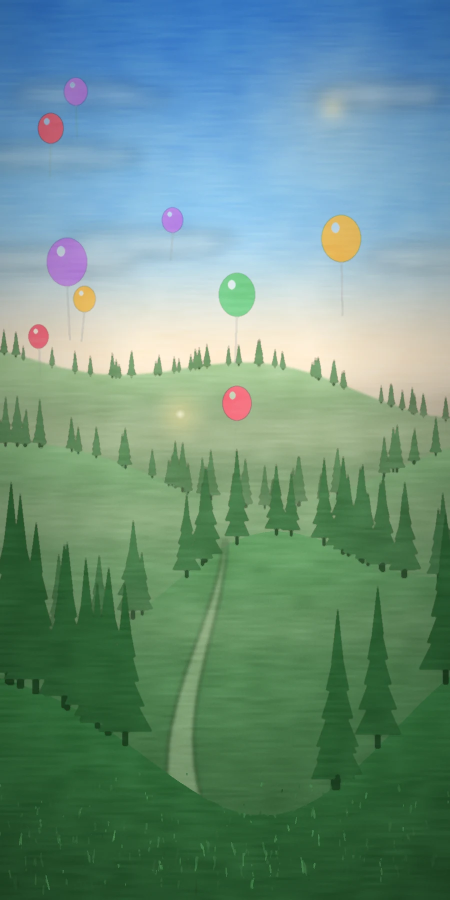
#> input picture assets/images/cheerful/cheerful-01.webp, 900 x 1800 px (shown at 1/2 size)
$ python -i generate-placeholder-images.py   (imports and definitions only)
#> lines starting #> are read from the running program, lines starting #| are printed output that depends on the picture
#> further down, picture is the input picture: PIL image 900x1800 RGB; mean R, G, B 105.6, 144.4, 129.4
#!/usr/bin/env python3
"""
Generates PLACEHOLDER reveal images (portrait 900x1800, WebP) with Pillow.

Procedural, painterly-looking scenes so the game looks presentable before
final artwork exists: layered landscapes for Zen (one day, dawn to night)
and one-point-perspective rooms for Mystery. Final art replaces these via
scripts/import-images.py (see assets/images/PROMPTS.md).

Usage: python3 scripts/generate-placeholder-images.py
"""
import math
import random
from pathlib import Path

from PIL import Image, ImageChops, ImageDraw, ImageFilter

W, H = 900, 1800
HORIZON = 0.40  # Zen horizon height (fraction from top); same in every picture
OUT = Path(__file__).resolve().parent.parent / "assets" / "images"


# --------------------------------------------------------------------------- helpers

def lerp(a, b, t):
    return a + (b - a) * t


def mix(c1, c2, t):
    return tuple(int(round(lerp(a, b, t))) for a, b in zip(c1, c2))


def shade(c, k):
    return tuple(max(0, min(255, int(v * k))) for v in c)


# [15 lines left out: function vgrad, not called in this run]


def new_layer():
    return Image.new("RGBA", (W, H), (0, 0, 0, 0))


# [180 lines left out: functions glow, paste_poly, ridge_points, hill, mist, pine and 9 more, not called in this run]


def painterly(img, vignette=0.35, seed=0):
    """Shared finish: paint-like patches, watercolour mottling, brush grain, vignette."""
#> called with vignette = 0.35, seed = 0
    random.seed(seed)
    img = img.convert("RGB").filter(ImageFilter.MedianFilter(5))
    blot = Image.effect_noise((W // 12, H // 12), 46).filter(ImageFilter.GaussianBlur(1.3)).resize((W, H), Image.BICUBIC)
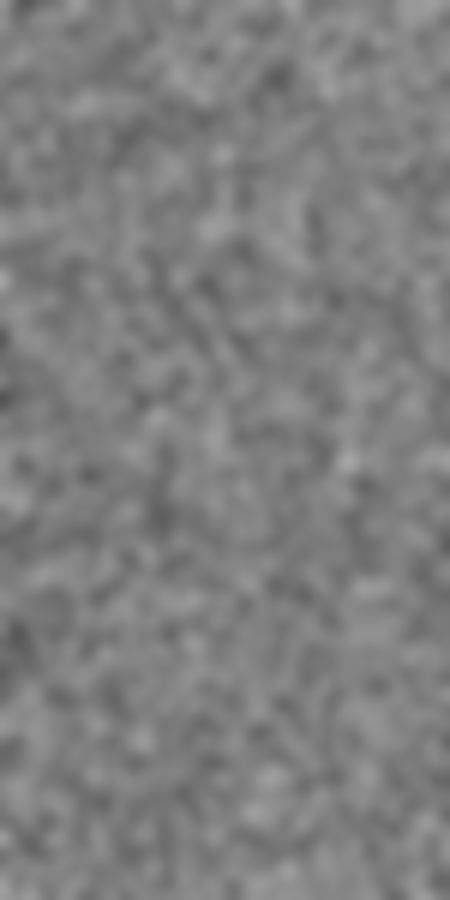
#> blot: PIL image 900x1800 L (shown at 1/2 size); min 83, max 164, mean 126.7
    img = Image.blend(img, ImageChops.soft_light(img, Image.merge("RGB", [blot] * 3)), 0.55)
    strokes = Image.effect_noise((W // 45, H // 5), 50).resize((W, H), Image.BICUBIC)
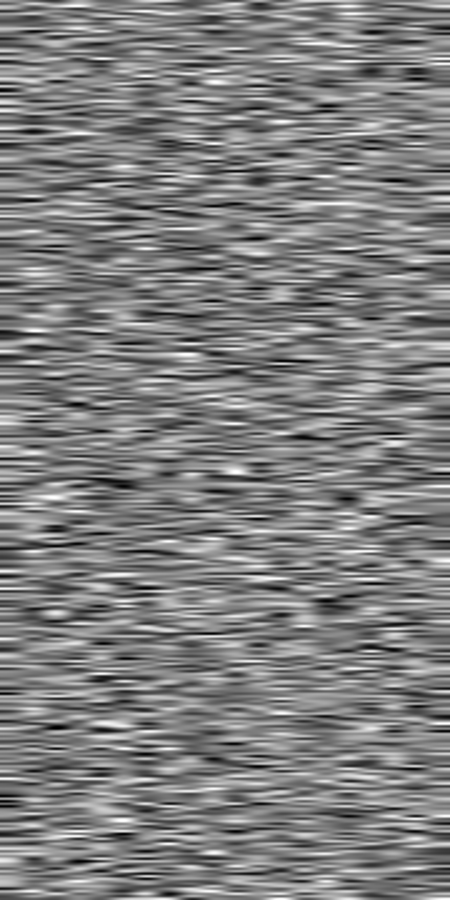
#> strokes: PIL image 900x1800 L (shown at 1/2 size); min 0, max 255, mean 126.9
    img = Image.blend(img, ImageChops.soft_light(img, Image.merge("RGB", [strokes] * 3)), 0.14)
    grain = Image.effect_noise((W, H), 20)
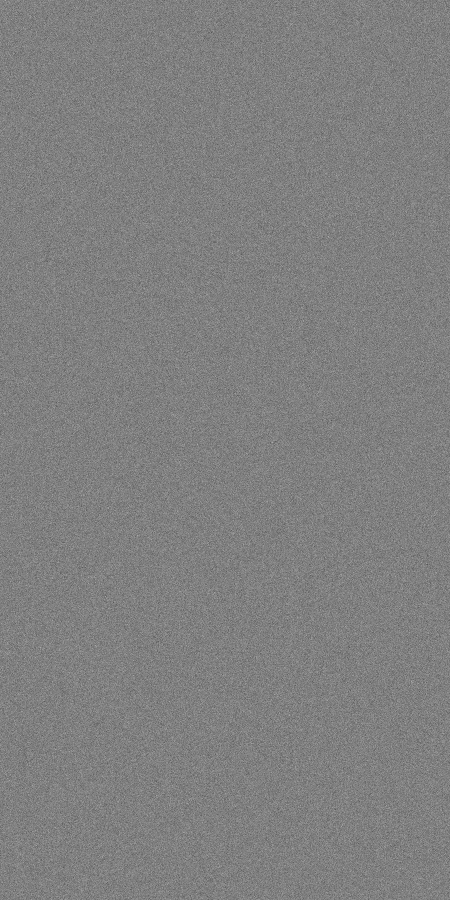
#> grain: PIL image 900x1800 L (shown at 1/2 size); min 21, max 221, mean 127.5
    img = Image.blend(img, ImageChops.overlay(img, Image.merge("RGB", [grain] * 3)), 0.12)
    edge = Image.radial_gradient("L").resize((W, H)).point(lambda p: int(max(0, p - 80) * vignette * 1.6))
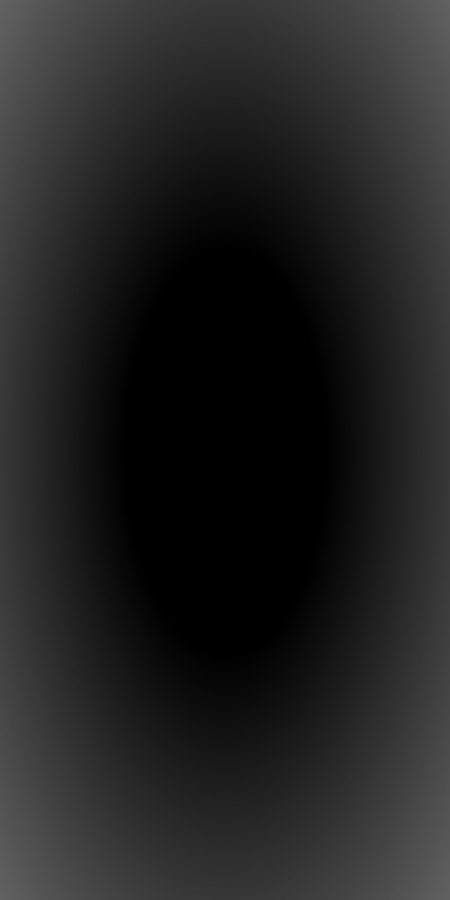
#> edge: PIL image 900x1800 L (shown at 1/2 size); min 0, max 98, mean 34.4
    return Image.composite(Image.new("RGB", (W, H), (0, 0, 0)), img, edge)
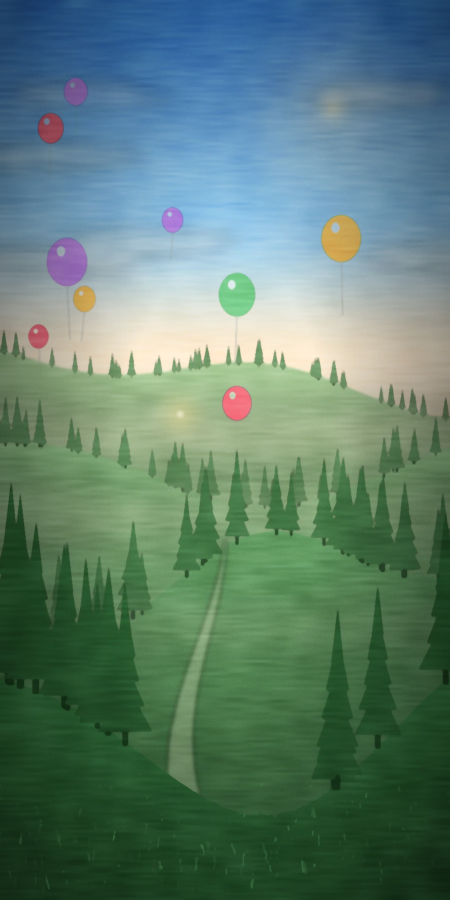
#> returned value: PIL image 900x1800 RGB (shown at 1/2 size); mean R, G, B 92.4, 125.3, 111.1


# --------------------------------------------------------------------------- Zen

SKIES = {
    #          top            middle           horizon         sun/moon (x, y, colour, r)        far land        near land     stars  light
    "dawn": ((38, 36, 84), (124, 94, 150), (250, 198, 160), (0.62, 0.385, (255, 236, 200), 52), (150, 130, 160), (28, 36, 40), 0, 0.9),
    "morning": ((96, 140, 200), (162, 198, 228), (238, 232, 212), (0.25, 0.2, (255, 250, 232), 44), (130, 160, 150), (30, 52, 38), 0, 1.0),
    "noon": ((64, 124, 200), (140, 190, 232), (222, 238, 240), (0.7, 0.1, (255, 255, 242), 42), (120, 160, 140), (34, 62, 40), 0, 1.0),
    "evening": ((52, 44, 100), (192, 102, 122), (255, 190, 122), (0.5, 0.385, (255, 214, 150), 56), (150, 100, 110), (40, 28, 36), 0, 0.85),
    "dusk": ((22, 22, 62), (98, 62, 116), (214, 120, 124), (0.3, 0.395, (255, 190, 160), 44), (90, 70, 104), (22, 18, 30), 70, 0.55),
    "night": ((6, 8, 26), (18, 24, 58), (48, 54, 96), (0.72, 0.14, (232, 236, 255), 34), (36, 44, 78), (6, 8, 16), 320, 0.32),
    # Tension: a blood-moon night.  Cheerful: a candy-bright day.
    "dread": ((10, 4, 10), (44, 12, 20), (110, 34, 34), (0.3, 0.16, (255, 120, 90), 46), (60, 26, 34), (8, 4, 8), 90, 0.3),
    "bright": ((70, 150, 240), (150, 210, 250), (255, 240, 214), (0.74, 0.12, (255, 252, 220), 50), (150, 200, 140), (60, 130, 70), 0, 1.0),
}


# [134 lines left out: functions rainbow, balloons, zen_scene, not called in this run]


ZEN = [
    ("dawn", "forest", (0.62, 0.46), {}),
    ("dawn", "forest", (0.78, 0.45), {"logs": [(0.70, -0.05, 0.62)]}),
    ("morning", "forest", (0.22, 0.45), {"logs": [(0.76, 0.3, 1.05), (0.62, -0.05, 0.66)]}),
    ("noon", "river", (0.24, 0.5), {"stones": [0.72]}),
    ("noon", "river", (0.5, 0.48), {"rivers": [(0.54, 0.62), (0.70, 0.80)], "stones": [0.62, 0.12]}),
    ("evening", "beach", (0.6, 0.63), {"logs": [(0.74, 0.12, 0.52), (0.86, 0.3, 0.75)], "rocks": [(0.62, 0.7, 34), (0.28, 0.93, 50)]}),
    ("evening", "beach", (0.16, 0.63), {"pools": [(0.3, 0.68, 60), (0.7, 0.72, 80), (0.25, 0.8, 100), (0.72, 0.87, 120), (0.4, 0.95, 140)]}),
    ("dusk", "beach", (0.85, 0.62), {"dunes": [0.66, 0.78, 0.9]}),
    ("night", "hill", (0.5, 0.55), {}),
    ("night", "hill", (0.5, 0.57), {}),
]


TENSION = [
    ("dread", "forest", (0.6, 0.46), {"fog": True}),
    ("dread", "forest", (0.3, 0.46), {"fog": True, "logs": [(0.7, 0.3, 1.05)]}),
    ("dread", "hill", (0.5, 0.52), {"fog": True}),
    ("dread", "forest", (0.7, 0.45), {"fog": True, "logs": [(0.76, -0.05, 0.6), (0.62, 0.4, 1.05)]}),
    ("dread", "river", (0.76, 0.5), {"fog": True, "stones": [0.2]}),
    ("dread", "river", (0.5, 0.48), {"fog": True, "rivers": [(0.54, 0.62), (0.70, 0.80)], "stones": [0.3, 0.8]}),
    ("dread", "hill", (0.3, 0.5), {"fog": True}),
    ("dread", "forest", (0.5, 0.45), {"fog": True}),
    ("dread", "beach", (0.4, 0.62), {"fog": True, "rocks": [(0.3, 0.7, 50), (0.7, 0.8, 70), (0.5, 0.92, 90)]}),
    ("dread", "beach", (0.5, 0.42), {"rocks": [(0.2, 0.75, 70), (0.8, 0.85, 90)]}),
]
CHEERFUL = [
    ("bright", "forest", (0.4, 0.46), {"balloons": 9}),
    ("bright", "forest", (0.24, 0.45), {"balloons": 5, "rainbow": True}),
    ("bright", "river", (0.76, 0.5), {"balloons": 6, "stones": [0.2]}),
    ("bright", "hill", (0.5, 0.52), {"balloons": 12}),
    ("bright", "river", (0.5, 0.48), {"rainbow": True, "rivers": [(0.54, 0.62), (0.70, 0.80)], "stones": [0.3, 0.8]}),
    ("bright", "forest", (0.6, 0.45), {"balloons": 4, "logs": [(0.72, 0.36, 1.05)]}),
    ("bright", "beach", (0.84, 0.63), {"balloons": 8, "pools": [(0.7, 0.68, 60), (0.3, 0.74, 80), (0.72, 0.84, 110)]}),
    ("bright", "hill", (0.5, 0.5), {"balloons": 7, "rainbow": True}),
    ("evening", "beach", (0.5, 0.62), {"balloons": 10}),
    ("night", "hill", (0.5, 0.55), {"balloons": 14}),
]


# --------------------------------------------------------------------------- Mystery

BX0, BX1, BY0, BY1 = W * 0.2, W * 0.8, H * 0.2, H * 0.62  # back wall rectangle
MOON = (190, 205, 255)
CANDLE = (255, 186, 110)

ROOMS = {
    #                wall          floor       features
    "hall": ((70, 48, 44), (58, 38, 28), ["window", "door", "chandelier", "table", "wainscot"]),
    "library": ((60, 42, 38), (52, 34, 26), ["window", "shelves", "table"]),
    "cellar": ((54, 52, 50), (40, 38, 36), ["arches", "barrels"]),
    "kitchen": ((78, 66, 50), (62, 48, 36), ["window", "hearth", "table", "pots"]),
    "music": ((68, 42, 58), (50, 30, 34), ["window", "chandelier", "piano", "wainscot"]),
    "conservatory": ((44, 68, 60), (44, 50, 44), ["glass", "plants"]),
    "study": ((62, 52, 38), (50, 38, 26), ["window", "shelves", "desk"]),
    "bedroom": ((70, 54, 72), (52, 38, 44), ["window", "bed", "wardrobe", "wainscot"]),
    "attic": ((60, 48, 40), (50, 38, 30), ["round_window", "beams", "trunks"]),
    "clocktower": ((44, 44, 56), (36, 34, 40), ["clockface", "gears"]),
}


# [178 lines left out: function room, not called in this run]


MYSTERY = ["hall", "library", "cellar", "kitchen", "music", "conservatory", "study", "bedroom", "attic", "clocktower"]


# [5 lines left out: function save, not called in this run]


# Rooms of the mansion beyond the first ten (east wing, then the grounds).
MYSTERY_MORE = [
    "hall", "music", "kitchen", "cellar", "attic", "bedroom", "study", "hall", "clocktower", "attic",
    "cellar", "cellar", "cellar", "cellar", "attic", "attic", "conservatory", "cellar", "study", "clocktower",
]

# [13 lines not run here, left out]

>>> from PIL import Image
>>> picture = Image.open('../assets/images/cheerful/cheerful-01.webp')
>>> result = painterly(picture)

$ run again, on assets/images/cheerful/cheerful-02.webp
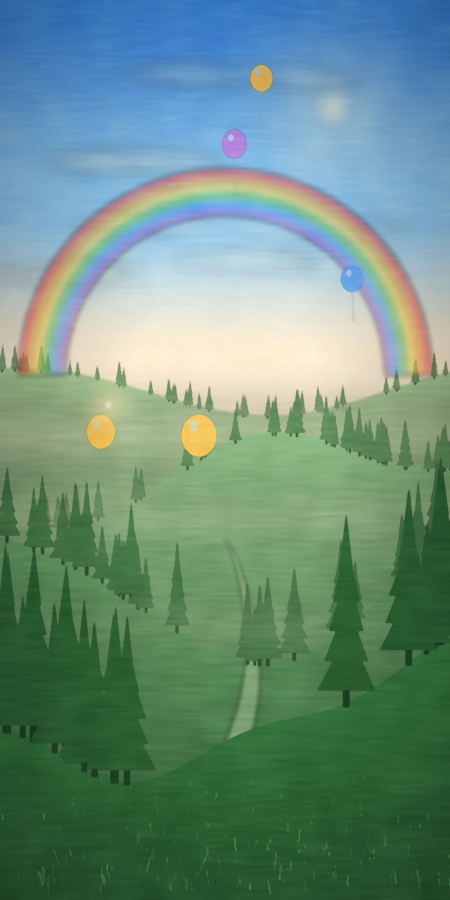
#> input picture assets/images/cheerful/cheerful-02.webp, 900 x 1800 px (shown at 1/2 size)
#> picture is the input picture: PIL image 900x1800 RGB; mean R, G, B 106.4, 143.2, 127
#> in painterly, `return Image.composite(Image.new("RGB", (W, H), (0, 0, 0)), img, edge)`:
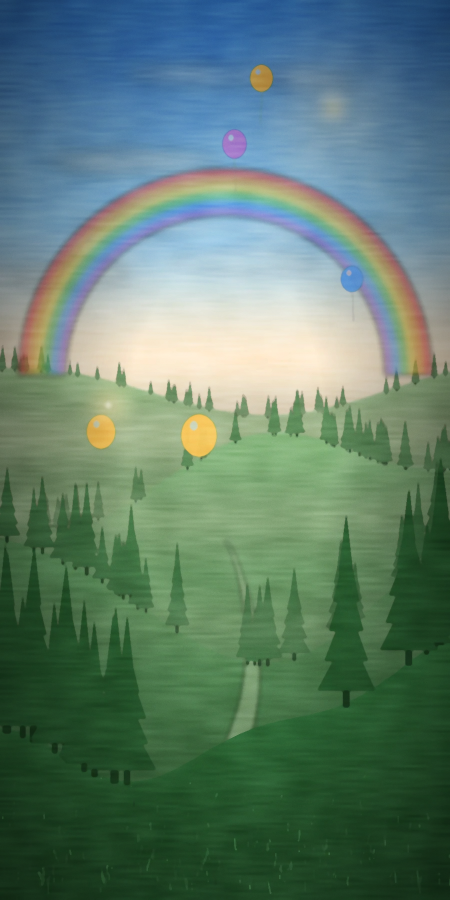
#> returned value: PIL image 900x1800 RGB (shown at 1/2 size); mean R, G, B 93.5, 124.5, 109.1

$ run again, on assets/images/cheerful/cheerful-04.webp
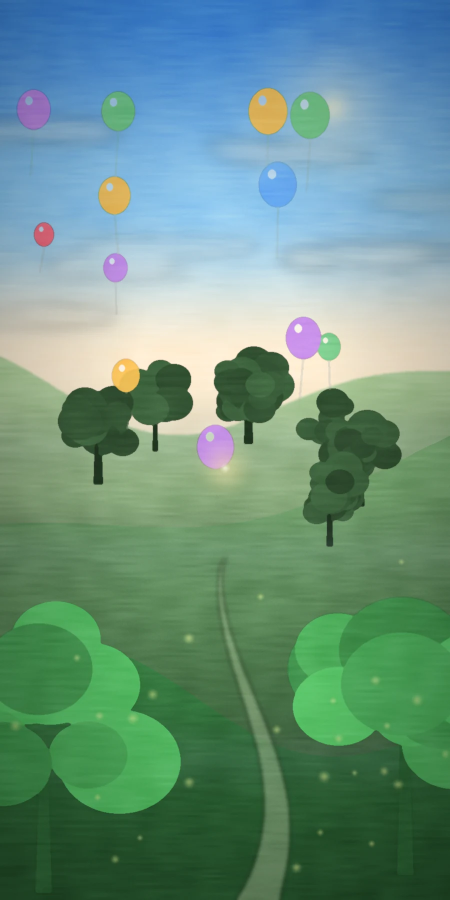
#> input picture assets/images/cheerful/cheerful-04.webp, 900 x 1800 px (shown at 1/2 size)
#> picture is the input picture: PIL image 900x1800 RGB; mean R, G, B 105.1, 146.7, 130.1
#> in painterly, `return Image.composite(Image.new("RGB", (W, H), (0, 0, 0)), img, edge)`:
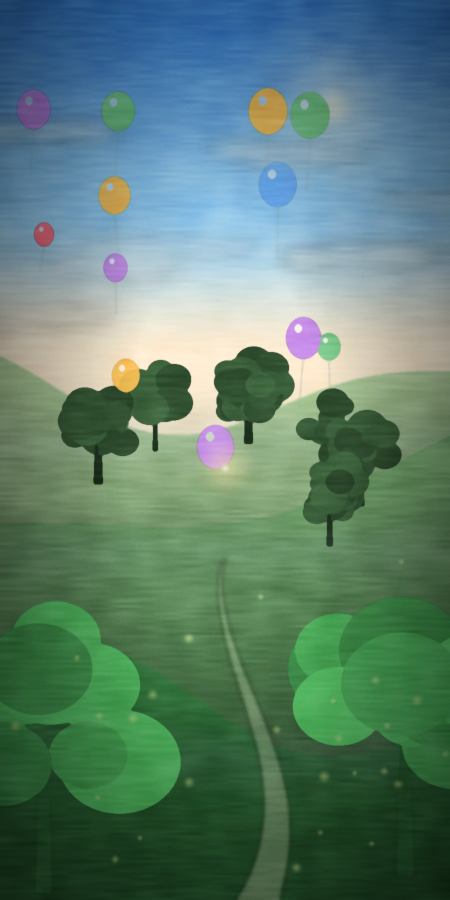
#> returned value: PIL image 900x1800 RGB (shown at 1/2 size); mean R, G, B 91.5, 126.7, 111.3
